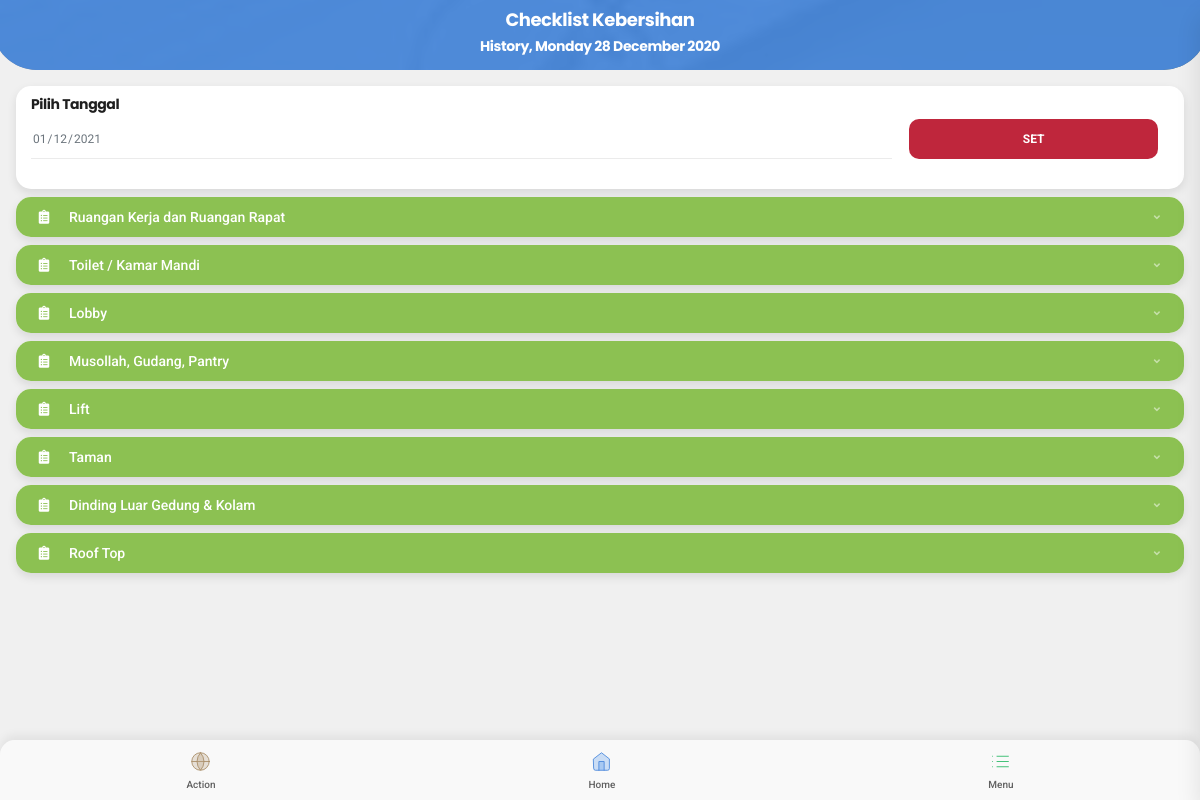
Before: /cleaning/history (signed in) with the older database file.
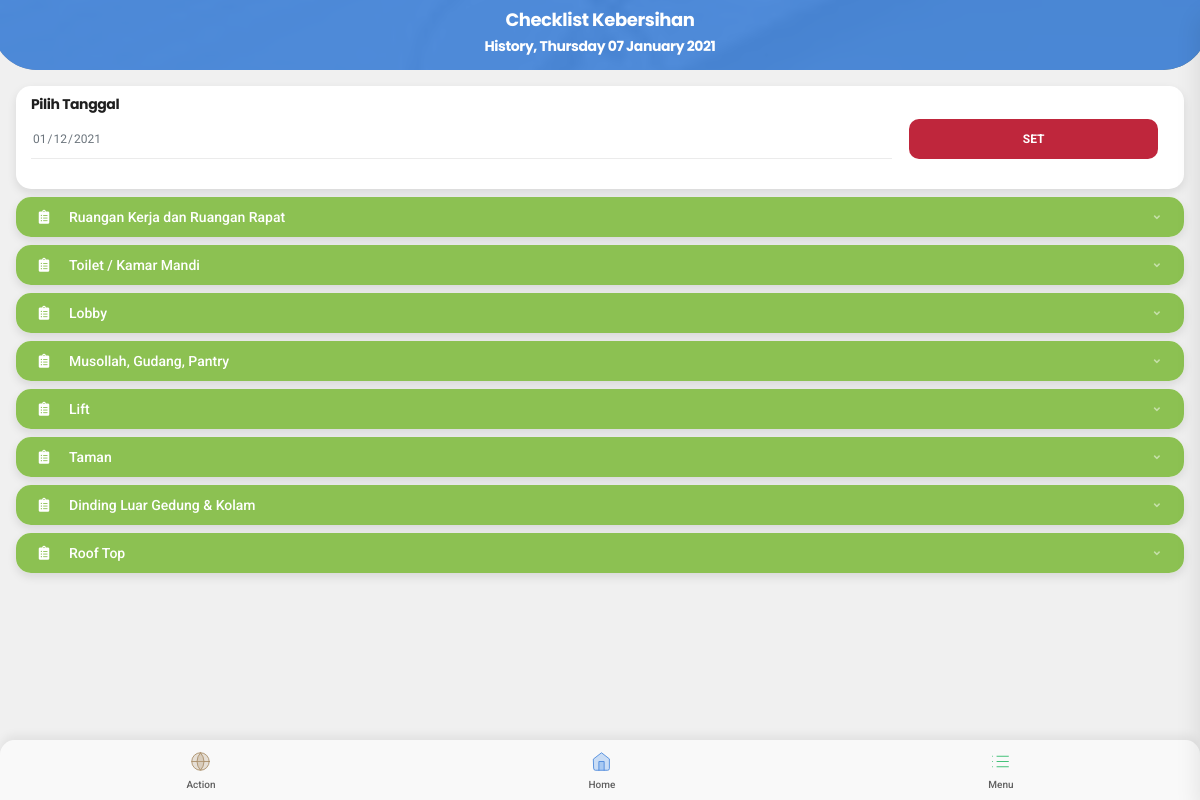
After: the same page with the newer database file.
### cleaning/models.py (models this page shows, shortened)
class cln_latest_history(models.Model):
    history = models.DateField(
        name="history", auto_now=False, auto_now_add=False, verbose_name="History")
    class Meta:
        db_table = ''
        managed = True
        verbose_name = 'history'
        verbose_name_plural = 'histories'

### cleaning/views.py (the view)
# urls.py: path('history', cln_history, name='cln_history'),
@login_required(login_url='user_login')
def cln_history(request):
    obj = cln_latest_history.objects.get(id=1)
    if request.method == 'POST':
        tgl = request.POST.get('date')
        if tgl:
            obj.history = datetime.strptime(tgl, '%Y-%m-%d').date()
            obj.save()
    areas = cln_area.objects.all()
    subareas = cln_subarea.objects.all()
    dailies = cln_daily.objects.filter(hariIni=obj.history)
    dailies_queryset = dailies.count()
    days = None
    if request.user.groups.all().first().name == 'maker':
        days = cln_day.objects.filter(Q(hariIni=date.today()) & Q(clnMaker__isnull=True) & Q(
            clnChecker__isnull=True) & Q(clnSigner__isnull=True))
    if request.user.groups.all().first().name == 'checker':
        days = cln_day.objects.filter(Q(hariIni=date.today()) & Q(clnMaker__isnull=False) & Q(
            clnChecker__isnull=True) & Q(clnSigner__isnull=True))
    if request.user.groups.all().first().name == 'signer':
        days = cln_day.objects.filter(Q(hariIni=date.today()) & Q(clnMaker__isnull=False) & Q(
            clnChecker__isnull=False) & Q(clnSigner__isnull=True))
    context = {
        'areas': areas,
        'subareas': subareas,
        'harians': dailies,
        'tanggal': obj.history,
        'areaCount': dailies_queryset,
        'title': 'Checklist Kebersihan',
        'days': days
    }
    return render(request, 'cleaning/cln_history.html', context)

### templates/cleaning/cln_history.html (shortened to what this page needs)
<!DOCTYPE HTML>
<html lang="en">
{% load static %}
<head>
    <link rel="stylesheet" type="text/css" href=" {% static 'styles/bootstrap.css' %}" />
    <link rel="stylesheet" type="text/css" href="{% static 'styles/style.css' %}" />
    <link rel="stylesheet" type="text/css" href=" {% static 'fonts/css/fontawesome-all.min.css' %}" />
</head>
<body class="theme-light" data-highlight="blue2">
    <div id="page">
        <div id="footer-bar" class="footer-bar-5">
            <a data-menu="cln-progress"><i data-feather="globe" data-feather-line="1" data-feather-size="21"
                    data-feather-color="brown1-dark" data-feather-bg="brown1-fade-light"></i><span>Action</span></a>
            {% include 'menu.html' %}
        </div>
        <div class="page-content" style="min-height:60vh!important">
            <div class="page-title page-title-small text-center mt-2">
                <h4 class="text-white">Checklist Kebersihan</h4>
                <h6 class="text-white">History, {{tanggal | date:"l d F Y"}}</h6>
            </div>
            <div class="card header-card shape-rounded" data-card-height="70">
                <div class="card-overlay bg-highlight opacity-95"></div>
                <div class="card-overlay dark-mode-tint"></div>
                <div class="card-bg preload-img" data-src="{% static 'images/pictures/20s.jpg' %}"></div>
            </div>
            <form method="POST">
                <div class="card card-style my-2">
                    <div class="content my-0">
                        <h6 class="mt-2">Pilih Tanggal</h6>
                        <div class="input-style input-style-1 row mb-0 px-0 py-0">
                            <div class="col-9 pr-0">
                                <input type="date" name="date" id="date" class="date" autocomplete="off"
                                    value="{{tanggal}}" placeholder="Select Date">
                            </div>
                            <div class="col-3 pl-0 text-center">
                                <button type="submit" style="width: 90%;"
                                    class="btn btn-full btn-margins rounded-sm btn-sm bg-red1-dark text-center font-700 text-uppercase">SET</button>
                            </div>
                        </div>
                    </div>
                </div>
            </form>
            {% for area in areas %}
            <div class="card card-style mb-2">
                <div class="list-group list-custom-small list-icon-0 bg-green1-dark pl-3 pr-4"
                    style="height: 40px; line-height: 40px;">
                    <a data-toggle="collapse" href="#collapse-{{area.pk}}">
                        <i class="fas fa-clipboard-list font-14" style="line-height: 20px;"></i>
                        <span class="font-14 color-white">{{area.namaArea}}</span>
                        <i class="fa fa-angle-down" style="line-height: 40px;"></i>
                    </a>
                </div>
            </div>
            {% endfor %}
        </div>
    </div>
</body>

Changed rows visible on the page:
changed cln_latest_history: history "Monday 28 December 2020" → "Thursday 07 January 2021"
